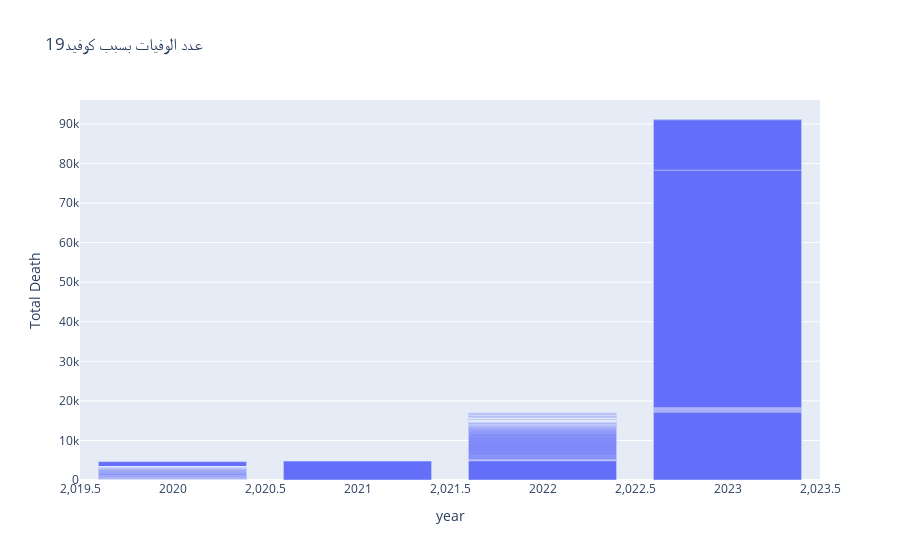

This figure's notebook cell:
### Code cell
# bar chart 
fig = px.bar(df_copy,x='year' ,y='Total Death',
barmode='overlay',title='عدد الوفيات بسبب كوفيد19 ')
fig.show()

### Figure 1 — Plotly figure (JSON) as saved in the notebook; plotly's stock layout.template omitted (floating-point values rounded to 4 significant figures; data arrays with more than 128 entries replaced by an {"elided": "..."} marker saying what was removed)
{"data": [{"alignmentgroup": "True", "hovertemplate": "year=%{x}<br>Total Death=%{y}<extra></extra>", "legendgroup": "", "marker": {"color": "#636efa", "opacity": 0.5, "pattern": {"shape": ""}}, "name": "", "offsetgroup": "", "orientation": "v", "showlegend": false, "textposition": "auto", "type": "bar", "x": {"elided": "1102 int values"}, "xaxis": "x", "y": {"elided": "1102 int values"}, "yaxis": "y"}], "layout": {"barmode": "overlay", "legend": {"tracegroupgap": 0}, "title": {"text": "عدد الوفيات بسبب كوفيد19 "}, "xaxis": {"anchor": "y", "domain": [0, 1], "title": {"text": "year"}}, "yaxis": {"anchor": "x", "domain": [0, 1], "title": {"text": "Total Death"}}}}
